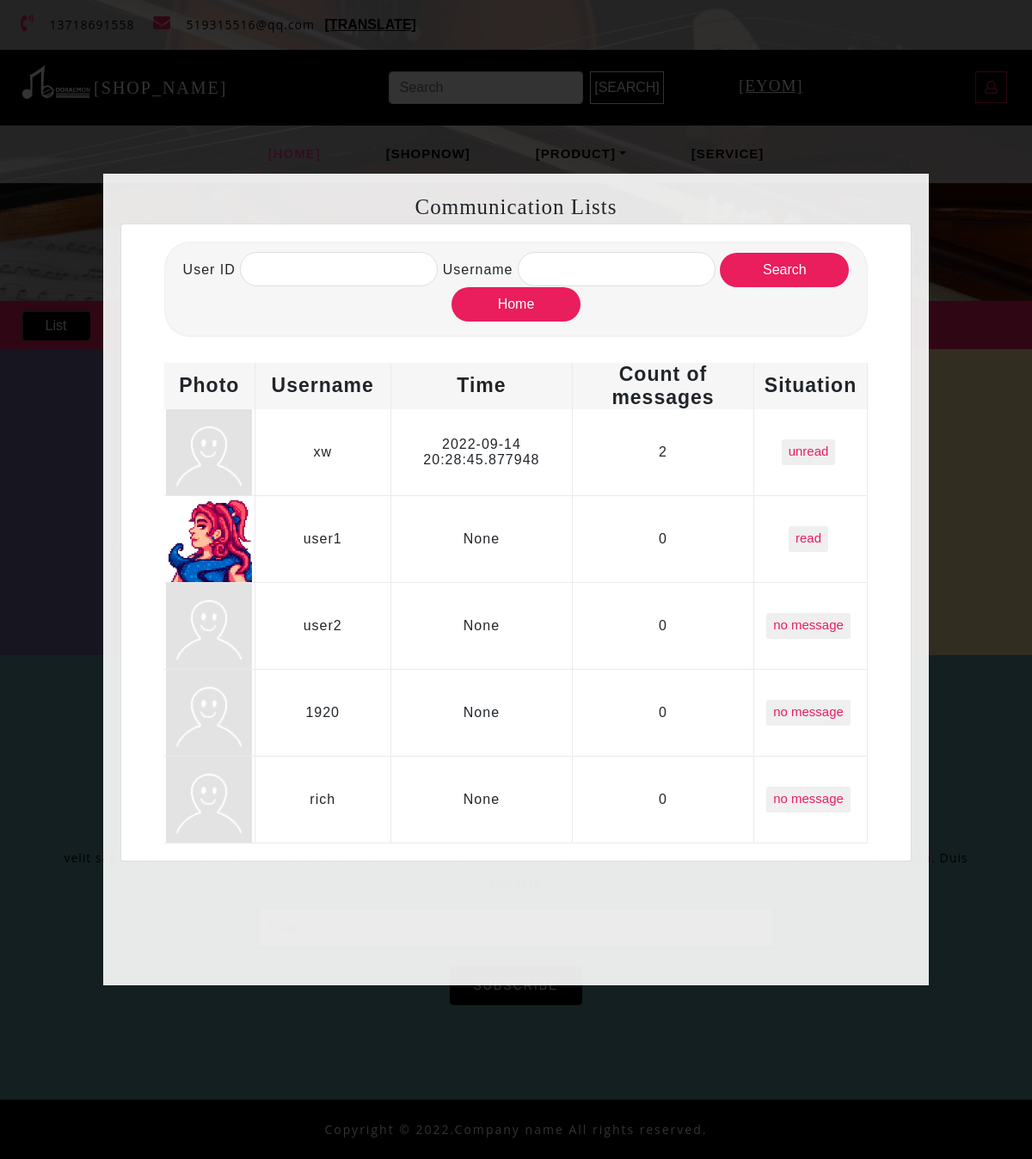
Page /adjust on the committed database.
### app/models.py (models this page shows, shortened)
class User(db.Model):
    __tablename__ = "user"
    __table_args__ = {'extend_existing': True}
    id = db.Column(db.Integer, primary_key=True)
    user_name = db.Column(db.String(32), unique=True, nullable=False)
    password_hash = db.Column(db.String(64), nullable=False)
    email = db.Column(db.String(64), nullable=False)
    register_time = db.Column(db.DateTime, default=datetime.now)
    gender = db.Column(db.String(10), nullable=True)
    icon = db.Column(db.String(128), default='default.jpeg')
    introduction = db.Column(db.String(64), nullable=True)
    authority = db.Column(db.Integer, default=0, nullable=False)
    money = db.Column(db.Integer, default=0, nullable=False)
    new_time = db.Column(db.DateTime, nullable=True)
    count = db.Column(db.Integer, default=0)
    situation = db.Column(db.Boolean, nullable=True)
    messages = db.relationship('Mess', back_populates='author', cascade='all')
    ban = db.Column(db.Boolean, default=False)

### app/routes.py (the view, shortened to what this page needs)
@app.route('/adjust', methods=['GET', 'POST'])
def adjust():
    user = User.query.filter_by(authority=0).order_by((User.situation == 0).desc()).all()
    return render_template('adjust.html', user=user)

### app/templates/adjust.html (shortened to what this page needs)
{% extends "base.html" %}
{% block content %}
    <link href="../static/css/bootstrap.min.css" rel="stylesheet" type="text/css" media="all">
    <link href="../static/css/fontawesome-all.min.css" rel="stylesheet" type="text/css" media="all">
    <link rel="stylesheet" href="../static/css/shop.css" type="text/css">
    <link rel="stylesheet" type="text/css" href="../static/css/jquery-ui1.css">
    <link href="../static/css/style.css" rel='stylesheet' type='text/css' media="all">
    <link rel="stylesheet" href="../static/css/style1.css" media="screen" type="text/css"/>
    <div class="using-border py-3">
        <div class="inner_breadcrumb  ml-4">
            <ul class="short_ls">
                <button class="list" onclick="ShowList()">List</button>
                <li>
                    <a href="/index">Home</a>
                    <span>/ /</span>
                </li>
                <li>Contact</li>
            </ul>
        </div>
    </div>
    <div id="light" class="white_content">
        <span style="font-size: 25px;font-family: fantasy;">Communication Lists</span>
            <div class = "card">
            <div class = "header">
              <form action="" method="post">
                <div class = "form-box">
                    User ID <input class = "search-field id" type="text" name="uid" id="uid">
                    Username <input class = "search-field name" type="text" name="uname" name="uname">
                    <button class = "search-btn" type="submit">Search</button>
                    <button class = "search-btn" type="button" onclick="location.href='/home'">Home</button>
                </div>
              </form>
            </div>
          <div class="ivu-table ivu-table-default ivu-table-border" >
              <div class="ivu-table-header">
                  <table cellspacing="0" cellpadding="0" border="0" style="width: 350px;">
                      <colgroup>
                          <col width="40">
                          <col width="60">
                          <col width="80">
                          <col width="80">
                          <col width="50">
                      </colgroup>
                      <thead>
                        <tr>
                            <th>
                                <div class="ivu-table-cell"><span class="">Photo</span></div>
                            </th>
                            <th >
                                <div class="ivu-table-cell"><span class="">Username</span></div>
                            </th>
                            <th >
                                <div class="ivu-table-cell"><span class="">Time</span></div>
                            </th>
                            <th >
                                <div class="ivu-table-cell"><span class="">Count of messages</span></div>
                            </th>
                            <th>
                                <div class="ivu-table-cell ivu-table-hidden"><span class="">Situation</span></div>
                            </th>
                        </tr>
                      </thead>
                    </table>
                </div>
              <div class="ivu-table-body" style="">
                  <table cellspacing="0" cellpadding="0" border="0" style="width: 600px;">
                      <colgroup>
                          <col width="40">
                          <col width="60">
                          <col width="80">
                          <col width="80">
                          <col width="50">
                      </colgroup>
                      <tbody class="ivu-table-tbody">
                        {% for u in user %}
                        <tr draggable="false" class="ivu-table-row">
                            <td class="ivu-table-column">
                                <div class="ivu-table-cell">
                                    <div class="ivu-table-cell-tooltip ivu-tooltip">
                                        <div class="ivu-tooltip-rel">
                                                {% if u.icon != None %}
                                                    <img class="ivu-table-cell-tooltip-content" src="/static/uploaded_AVA/{{ u.icon }}" alt="" width=100 height=100>
                                                {% else %}
                                                    <img class="ivu-table-cell-tooltip-content" src='{{ avatars.default(size='l') }}' alt="" width=100 height=100>
                                                {% endif %}
                                        </div>
                                    </div>
                                </div>
                            </td>
                            <td class="ivu-table-column">
                                <div class="ivu-table-cell">
                                    <div class="ivu-table-cell-tooltip ivu-tooltip">
                                        <div class="ivu-tooltip-rel">
                                            <span class="ivu-table-cell-tooltip-content" onclick="location='contact_admin/{{ u.id }}'" style="cursor: pointer"> {{ u.user_name }}
                                            </span>
                                        </div>
                                    </div>
                                </div>
                            </td>
                            <td class="ivu-table-column">
                                <div class="ivu-table-cell">
                                    <div class="ivu-table-cell-tooltip ivu-tooltip">
                                        <div class="ivu-tooltip-rel">
                                            <span class="ivu-table-cell-tooltip-content"> {{ u.new_time }}
                                            </span>
                                        </div>
                                    </div>
                                </div>
                            </td>
                            <td class="ivu-table-column">
                                <div class="ivu-table-cell">
                                    <div class="ivu-table-cell-tooltip ivu-tooltip">
                                        <div class="ivu-tooltip-rel">
                                            <span class="ivu-table-cell-tooltip-content">{{ u.count }}
                                            </span>
                                        </div>
                                    </div>
                                </div>
                            </td>
                            <td class="ivu-table-column">
                                <div class="ivu-table-cell">
                                    <div style="display: flex; justify-content: center;">
                                        <button type="button" class="ivu-btn ivu-btn-info ivu-btn-small ivu-btn-ghost"
                                                style="margin-right: 5px; display: block;" onclick="location='contact_admin/{{ u.id }}'">
                                                {% if u.situation %}
                                                    <span>read</span>
                                                {% elif u.situation is none %}
                                                    <span>no message</span>
                                                {% else %}
                                                    <span>unread</span>
                                                {% endif %}
                                        </button>
                                    </div>
                                </div>
                            </td>
                        </tr>
                       {% endfor %}
                      </tbody>
                  </table>
              </div>
          </div>
      </div>
    </div>
    <section class="subscribe">
        <div class="container-fluid">
            <div class="row">
                <div class="col-lg-6 col-md-6 map-info-right px-0 text-center">
                    <div class="address-gried-2">
                        <b>Doraemon Instrument Store</b>
                        <p>
                        </p>
                    </div>
                </div>
                <div class="col-lg-6 col-md-6 address-w3l-right text-center">
                    <div class="address-gried ">
                        <p>25478 Road St.121<br>USA New Hill
                        </div>
                    <div class="address-gried mt-3">
                        <p> +(000)123 4565<br>+(010)123 4565</p>
                    </div>
                    <div class=" address-gried mt-3">
                        <p><a href="mailto:info@example.com">info@example1.com</a>
                            <br><a href="mailto:info@example.com">info@example2.com</a>
                        </p>
                    </div>
                </div>
            </div>
        </div>
    </section>
    <section class="sub-below-address py-lg-4 py-md-3 py-sm-3 py-3">
        <div class="container py-lg-5 py-md-5 py-sm-4 py-3">
            <h3 class="title clr text-center mb-lg-5 mb-md-4 mb-sm-4 mb-3">Get In Touch Us</h3>
            <div class="icons mt-4 text-center">
                <ul>
                    <li><a href="#"></a></li>
                    <li><a href="#"></a></li>
                    <li><a href="#"></a></li>
                    <li><a href="#"></a></li>
                </ul>
                <p class="my-3">velit sagittis vehicula. Duis posuere
                </p>
            </div>
            <div class="email-sub-agile">
                <form action="#" method="post">
                    <div class="form-group sub-info-mail">
                    </div>
                    <div class="text-center">
                        <button type="submit" class="btn subscrib-btnn">Subscribe</button>
                    </div>
                </form>
            </div>
        </div>
    </section>
    <footer class="py-lg-4 py-md-3 py-sm-3 py-3 text-center">
        <div class="copy-agile-right">
            <p>
            </p>
        </div>
    </footer>
    <link rel="stylesheet" href="../static/css/communicate_list.css" type="text/css">
{% endblock %}

### app/static/css/shop.css (style rules this page uses)
.btn { display: inline-block; }

### app/static/css/style.css (style rules this page uses)
html, body { padding: 0; margin: 0; background: #fff; letter-spacing: 1px; font-family: 'Sunflower', sans-serif; }
body a { outline: none; transition: 0.5s all; -webkit-transition: 0.5s all; -moz-transition: 0.5s all; -o-transition: 0.5s all; -ms-transition: 0.5s all; text-decoration: none; }
select,input[type="email"],input[type="text"],input[type=password], input[type="button"],input[type="submit"],textarea { font-family: 'Open Sans', sans-serif; transition:0.5s all; -webkit-transition:0.5s all; -moz-transition:0.5s all; -o-transition:0.5s all; -ms-transition:0.5s all; letter-spacing: 1px; }
h1, h2, h3, h4, h5, h6 { margin: 0; padding: 0; font-family: 'Sunflower', sans-serif; letter-spacing: 1px; }
p { margin: 0; padding: 0; letter-spacing: 1px; font-family: 'Open Sans', sans-serif; }
ul { margin: 0; padding: 0; list-style-type: none; }
.title { font-size: 44px; color: #000; letter-spacing: 3px; font-weight: 600; text-transform: capitalize; }
.clr { color: #fff; }
a { color: #fff; text-decoration: none; }
.news-agile-text p,.product-info-img p, .sub-agile-info-toys p,.news-agile-text p , .about-products-w3layouts p,.address-gried p, .address-gried p a,.icons p,.about-innergrid-agile p,.abut-gride p { line-height: 28px; font-size: 14px; color: #000; }
ul.short_ls li a { color: #ffffff; text-decoration: none; }
ul.short_ls li { list-style: none; display: inline-block; letter-spacing: 1px; font-size: 14px; }
.using-border { width: 100%; border: none; background:#ea1d5d; text-align: center; }
.blog,.premium,.sub-below-address { background:cadetblue; }
.clients_more-buttn a ,.subscrib-btnn,.sent-butnn { font-size: 14px; color: #fff; text-decoration: none; text-transform: uppercase; display: inline-block; letter-spacing: 2px; background-color: #000; outline: none; padding: 13px 33px; border: 1px double #000; margin: 22px 0px; transition: 0.5s all; -webkit-transition: 0.5s all; -moz-transition: 0.5s all; -o-transition: 0.5s all; -ms-transition: 0.5s all; }
.address-w3l-right { background:#f7e3a5; padding: 2em 0em; }
.sub-info-mail { width:50%; margin:0px auto; }
.icons ul li,.cart-icons ul li,.icons-social ul li { display: inline-block; }
.icons ul li a,.cart-icons ul li { color: #fff; }
footer { background:#000; }
.copy-agile-right p { letter-spacing: 2px; font-size: 14px; color:#fff; }
@media (max-width:1440px) { .title { font-size: 41px; letter-spacing: 2px; } }
@media (max-width:1366px) { .title { font-size: 41px; } }
@media (max-width:1366px) { .address-w3l-right { padding: 1.5em 0em; } }
@media (max-width:1366px) { .sub-info-mail { width: 54%; } }
@media (max-width:1280px) { .clients_more-buttn a, .subscrib-btnn, .sent-butnn { padding: 11px 27px; } }
.address-gried-2 { display: flex; align-items: center; justify-content: space-evenly; width: 100%; height: 100%; flex-flow: column; background-color: #73679b; }

### app/static/css/style1.css (style rules this page uses)
body { padding: 0; margin: 0; background: white; background-repeat: no-repeat; background-attachment: fixed; }
.white_content { position: absolute; width: 80%; height: 70%; top: 15%; padding: 20px; background-color: rgba(255,255,255,0.9); z-index:1002; overflow: auto; left: 0; right: 0; margin: 0 auto; text-align: center; }
a { cursor: pointer; }
.list { border-radius: 5px; position: absolute; background-color: black; width: 80px; height: 35px; color: white; left: 25px; top: 361px; }
th { font-size: 23px; text-align: center; width: 250px; }

### rows in the picture
User: icon (placeholder picture), user_name "xw", new_time "2022-09-14 20:28:45.877948", count "2", situation "unread"
User: icon (picture), user_name "user1", new_time "None", count "0", situation "read"
User: icon (placeholder picture), user_name "user2", new_time "None", count "0", shows "no message"
User: icon (placeholder picture), user_name "1920", new_time "None", count "0", shows "no message"
User: icon (placeholder picture), user_name "rich", new_time "None", count "0", shows "no message"
